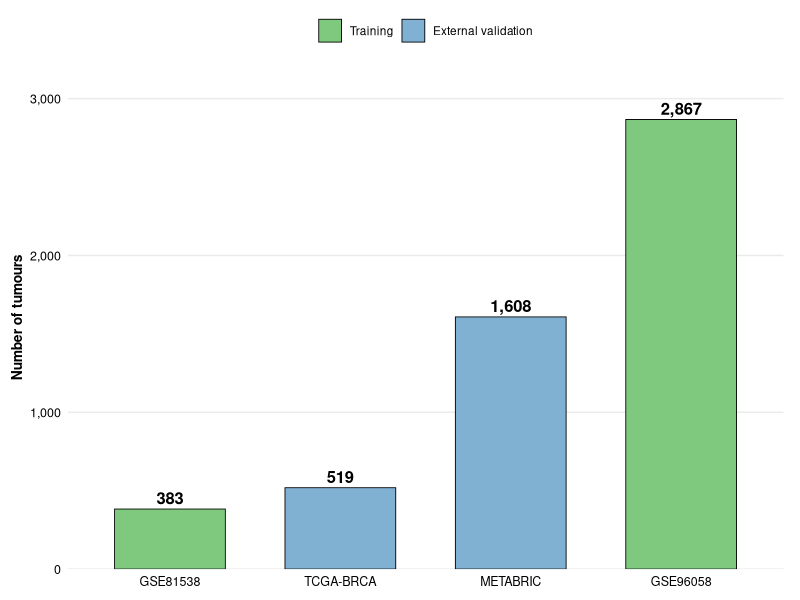
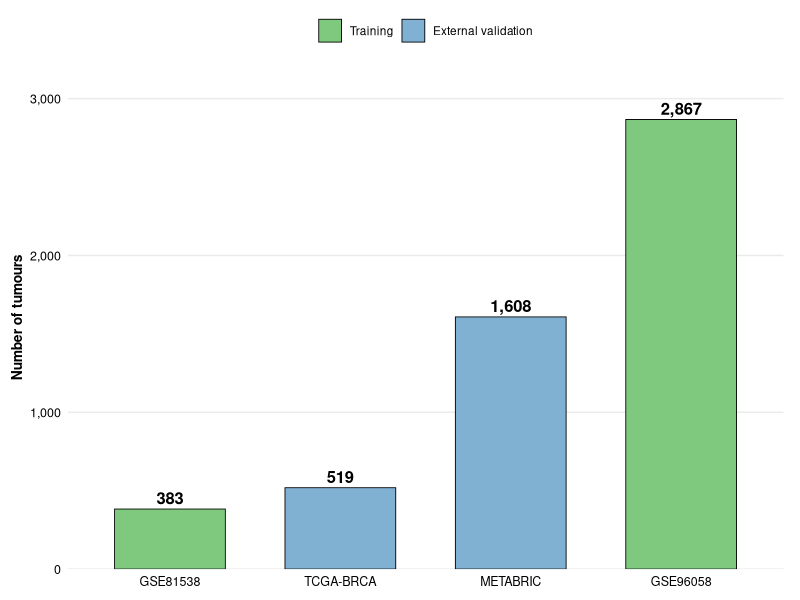
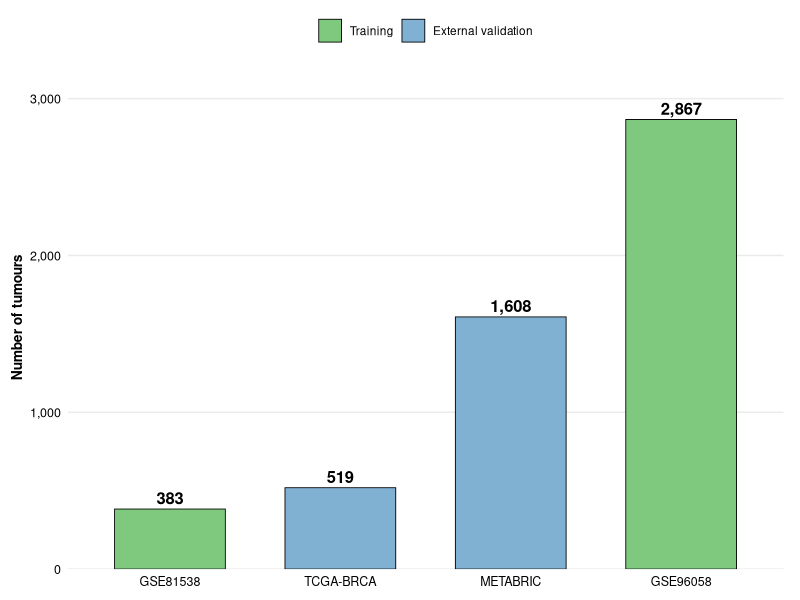
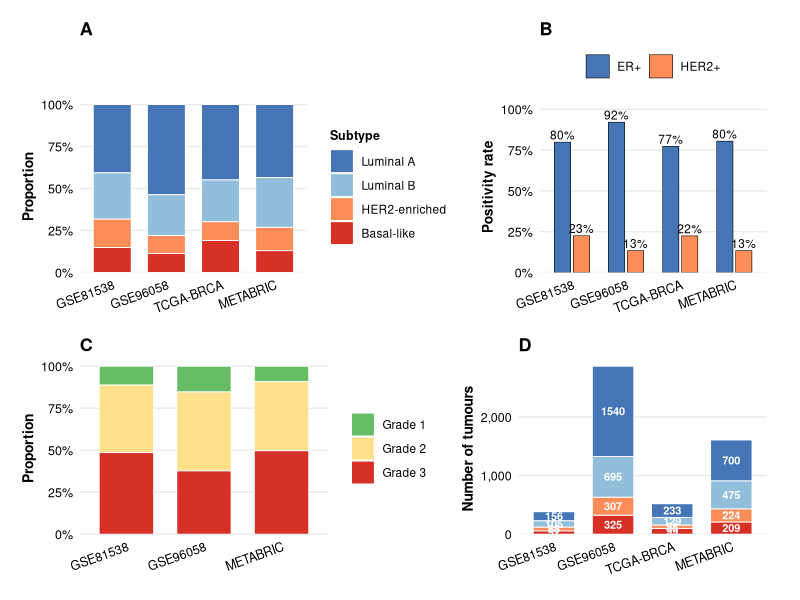
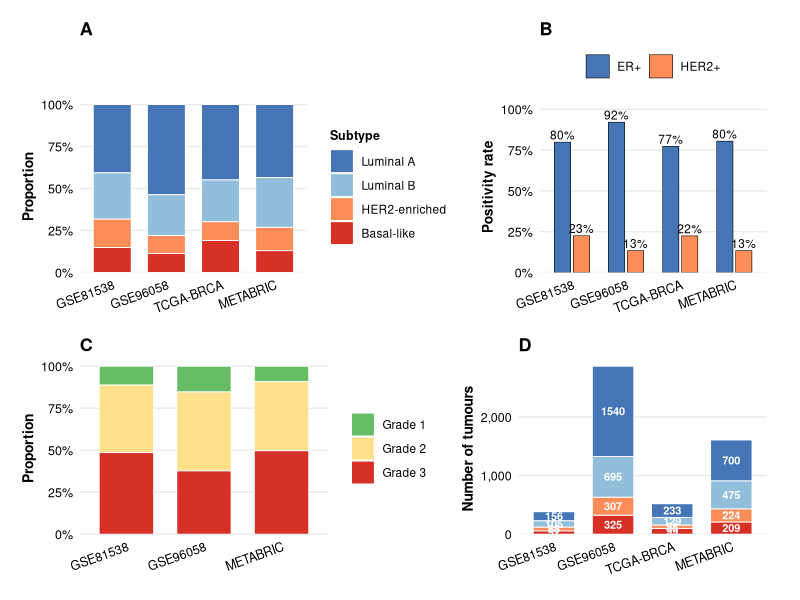
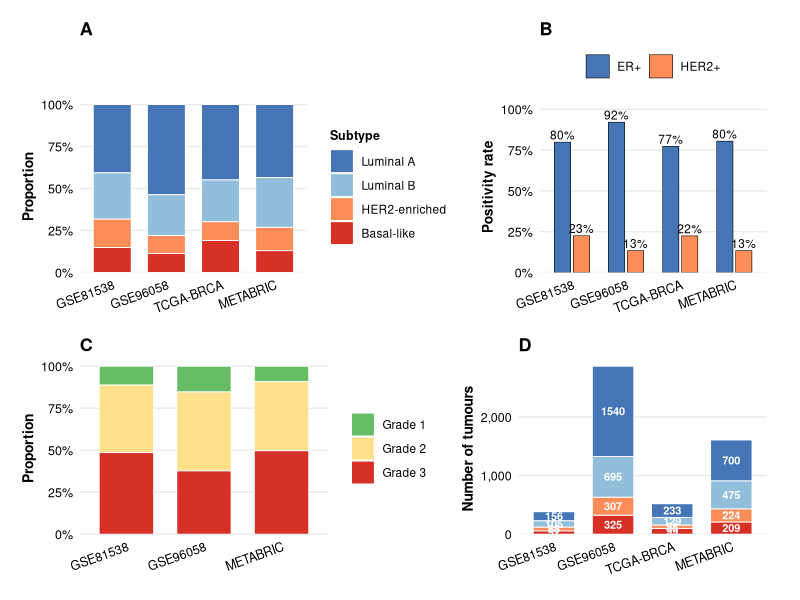
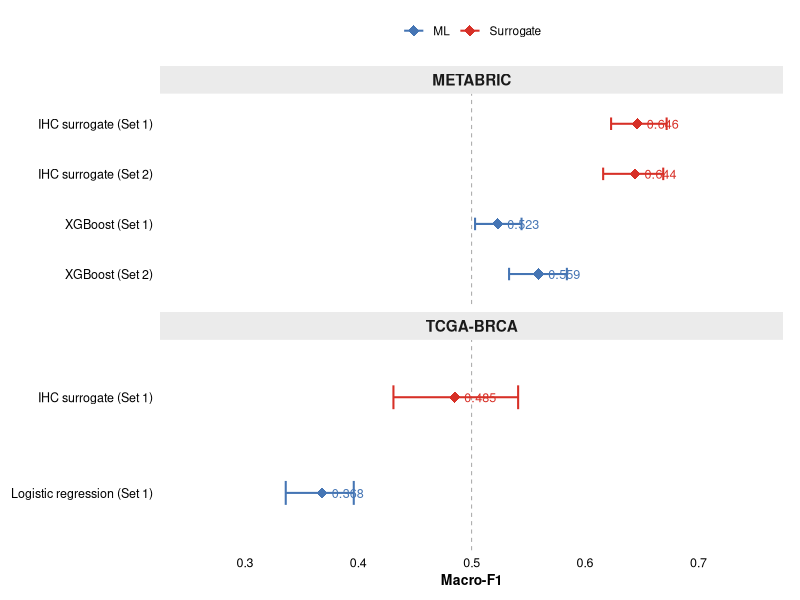
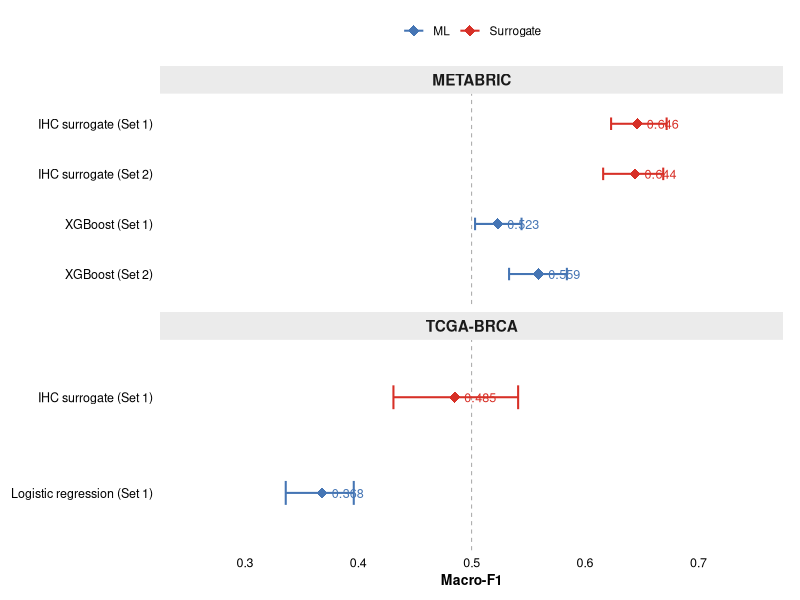

Write R code to recreate these figures, in order.
# =========================================================
# PAM50 SURROGATE MANUSCRIPT - HIGH-QUALITY FIGURES (R/ggplot2)
# =========================================================
# Real data from the study results
# Output: TIFF 600 dpi, PDF vector, PNG 600 dpi
# =========================================================

# -------------------------
# 0. SETUP
# -------------------------
library(tidyverse)
library(patchwork)
library(scales)
library(glue)
library(forcats)
library(RColorBrewer)
library(ggtext)
library(grid)
library(gridExtra)

# Set working directory
setwd("Y:/IHQ e PAM50")

# -------------------------
# 1. GLOBAL STYLE
# -------------------------
base_size <- 11
base_family <- "sans"

journal_theme <- theme_minimal(base_size = base_size, base_family = base_family) +
  theme(
    plot.title = element_text(face = "bold", size = 13, hjust = 0),
    plot.subtitle = element_text(size = 10, color = "grey30", hjust = 0),
    plot.caption = element_text(size = 8, color = "grey40", hjust = 0),
    axis.title = element_text(face = "bold", size = 10),
    axis.text = element_text(color = "black", size = 9),
    panel.grid.minor = element_blank(),
    panel.grid.major.x = element_blank(),
    legend.position = "right",
    legend.title = element_text(face = "bold", size = 9),
    legend.text = element_text(size = 8.5),
    strip.text = element_text(face = "bold", size = 10),
    strip.background = element_rect(fill = "grey92", color = NA),
    plot.margin = margin(8, 12, 8, 8)
  )

theme_set(journal_theme)

pal_subtype <- c(
  "Basal-like" = "#D73027",
  "HER2-enriched" = "#FC8D59",
  "Luminal A" = "#4575B4",
  "Luminal B" = "#91BFDB"
)

pal_model <- c(
  "IHC surrogate" = "#1B9E77",
  "Logistic regression" = "#7570B3",
  "Random forest" = "#D95F02",
  "XGBoost" = "#E7298A"
)

# -------------------------
# 2. SAVE HELPER
# -------------------------
save_figure <- function(plot_obj, filename, width = 8, height = 6, dpi = 600) {
  if (!dir.exists("figures_R")) dir.create("figures_R", recursive = TRUE)

  ggsave(
    filename = file.path("figures_R", paste0(filename, ".tiff")),
    plot = plot_obj, width = width, height = height,
    units = "in", dpi = dpi, compression = "lzw", bg = "white"
  )

  ggsave(
    filename = file.path("figures_R", paste0(filename, ".png")),
    plot = plot_obj, width = width, height = height,
    units = "in", dpi = dpi, bg = "white"
  )

  ggsave(
    filename = file.path("figures_R", paste0(filename, ".pdf")),
    plot = plot_obj, width = width, height = height,
    units = "in", device = cairo_pdf, bg = "white"
  )
  message(glue("Saved: {filename}"))
}

# -------------------------
# 3. REAL DATA FROM STUDY
# -------------------------

# Cohort sizes
cohort_sizes <- tibble(
  cohort = c("GSE81538", "GSE96058", "TCGA-BRCA", "METABRIC"),
  source_n = c(405, 3069, 519, 1608),
  analytic_n = c(383, 2867, 519, 1608),
  group = factor(
    c("Training", "Training", "External validation", "External validation"),
    levels = c("Training", "External validation")
  )
)

# Subtype distribution (real data from table1_cohort_characteristics)
subtype_dist <- tribble(
  ~cohort, ~subtype, ~n,
  "GSE81538", "Basal-like", 57,
  "GSE81538", "HER2-enriched", 65,
  "GSE81538", "Luminal A", 156,
  "GSE81538", "Luminal B", 105,
  "GSE96058", "Basal-like", 325,
  "GSE96058", "HER2-enriched", 307,
  "GSE96058", "Luminal A", 1540,
  "GSE96058", "Luminal B", 695,
  "TCGA-BRCA", "Basal-like", 99,
  "TCGA-BRCA", "HER2-enriched", 58,
  "TCGA-BRCA", "Luminal A", 233,
  "TCGA-BRCA", "Luminal B", 129,
  "METABRIC", "Basal-like", 209,
  "METABRIC", "HER2-enriched", 224,
  "METABRIC", "Luminal A", 700,
  "METABRIC", "Luminal B", 475
) %>%
  mutate(
    subtype = factor(subtype, levels = c("Luminal A", "Luminal B", "HER2-enriched", "Basal-like")),
    cohort = factor(cohort, levels = c("GSE81538", "GSE96058", "TCGA-BRCA", "METABRIC"))
  ) %>%
  group_by(cohort) %>%
  mutate(prop = n / sum(n)) %>%
  ungroup()

# Performance data (real results from table_main_results)
performance_df <- tribble(
  ~cohort, ~model, ~feature_set, ~comparison, ~macro_f1, ~f1_lo, ~f1_hi, ~kappa, ~balanced_accuracy,
  # TCGA Set 1
  "TCGA-BRCA", "Logistic regression", "Set 1", "All", 0.491, 0.453, 0.525, 0.409, 0.607,
  "TCGA-BRCA", "Random forest", "Set 1", "All", 0.491, 0.453, 0.525, 0.409, 0.607,
  "TCGA-BRCA", "XGBoost", "Set 1", "All", 0.514, 0.477, 0.547, 0.404, 0.601,
  "TCGA-BRCA", "IHC surrogate", "Set 1", "H2H", 0.485, 0.431, 0.541, 0.489, 0.571,
  "TCGA-BRCA", "Logistic regression", "Set 1", "H2H", 0.368, 0.336, 0.396, 0.428, 0.457,
  # METABRIC Set 1
  "METABRIC", "Logistic regression", "Set 1", "All", 0.433, 0.413, 0.453, 0.318, 0.541,
  "METABRIC", "Random forest", "Set 1", "All", 0.433, 0.413, 0.453, 0.318, 0.541,
  "METABRIC", "XGBoost", "Set 1", "All", 0.522, 0.501, 0.542, 0.376, 0.576,
  "METABRIC", "IHC surrogate", "Set 1", "H2H", 0.646, 0.623, 0.672, 0.471, 0.621,
  "METABRIC", "XGBoost", "Set 1", "H2H", 0.523, 0.503, 0.544, 0.383, 0.579,
  # METABRIC Set 2
  "METABRIC", "Logistic regression", "Set 2", "All", 0.519, 0.495, 0.544, 0.362, 0.574,
  "METABRIC", "Random forest", "Set 2", "All", 0.559, 0.533, 0.583, 0.388, 0.592,
  "METABRIC", "XGBoost", "Set 2", "All", 0.559, 0.533, 0.584, 0.402, 0.585,
  "METABRIC", "IHC surrogate", "Set 2", "H2H", 0.644, 0.616, 0.669, 0.467, 0.618,
  "METABRIC", "XGBoost", "Set 2", "H2H", 0.559, 0.533, 0.584, 0.402, 0.585
)

# Feature importance (real from XGBoost)
feature_importance_df <- tribble(
  ~feature, ~importance,
  "ER", 0.35,
  "HER2", 0.25,
  "Grade", 0.19,
  "Ki-67", 0.13,
  "PR", 0.08
) %>%
  mutate(feature = fct_reorder(feature, importance))

# Luminal A/B crossover (real data)
luminal_crossover <- tribble(
  ~cohort, ~direction, ~rate,
  "GSE81538", "LumB misclassified as LumA", 0.162,
  "GSE81538", "LumA misclassified as LumB", 0.271,
  "GSE96058", "LumB misclassified as LumA", 0.290,
  "GSE96058", "LumA misclassified as LumB", 0.251,
  "TCGA-BRCA", "LumB misclassified as LumA", 0.000,
  "TCGA-BRCA", "LumA misclassified as LumB", 0.929,
  "METABRIC", "LumB misclassified as LumA", 0.425,
  "METABRIC", "LumA misclassified as LumB", 0.269
) %>%
  mutate(cohort = factor(cohort, levels = c("GSE81538", "GSE96058", "TCGA-BRCA", "METABRIC")))

# Grey zone data (real)
grey_zone <- tribble(
  ~zone, ~n, ~pct, ~ml_acc, ~surr_acc, ~luminal_pct,
  "Low (<0.50)", 208, 13.5, 0.159, 0.548, 0.736,
  "Medium (0.50-0.70)", 438, 28.4, 0.493, 0.493, 0.888,
  "High (>0.70)", 898, 58.2, 0.731, 0.738, 0.649
) %>%
  mutate(zone = factor(zone, levels = c("Low (<0.50)", "Medium (0.50-0.70)", "High (>0.70)")))

# 3-class vs 4-class sensitivity (real)
sensitivity_df <- tribble(
  ~cohort, ~analysis, ~macro_f1, ~f1_lo, ~f1_hi,
  "TCGA-BRCA", "4-class", 0.514, 0.477, 0.547,
  "TCGA-BRCA", "3-class (luminal grouped)", 0.777, 0.720, 0.826,
  "METABRIC", "4-class", 0.522, 0.501, 0.542,
  "METABRIC", "3-class (luminal grouped)", 0.767, 0.739, 0.796
)

# ER/HER2 positivity rates (real)
biomarker_rates <- tribble(
  ~cohort, ~marker, ~rate,
  "GSE81538", "ER+", 0.799,
  "GSE81538", "HER2+", 0.226,
  "GSE96058", "ER+", 0.921,
  "GSE96058", "HER2+", 0.134,
  "TCGA-BRCA", "ER+", 0.773,
  "TCGA-BRCA", "HER2+", 0.224,
  "METABRIC", "ER+", 0.805,
  "METABRIC", "HER2+", 0.134
) %>%
  mutate(cohort = factor(cohort, levels = c("GSE81538", "GSE96058", "TCGA-BRCA", "METABRIC")))

# Grade distribution (real)
grade_dist <- tribble(
  ~cohort, ~grade, ~n,
  "GSE81538", "Grade 1", 43,
  "GSE81538", "Grade 2", 154,
  "GSE81538", "Grade 3", 186,
  "GSE96058", "Grade 1", 431,
  "GSE96058", "Grade 2", 1321,
  "GSE96058", "Grade 3", 1060,
  "METABRIC", "Grade 1", 142,
  "METABRIC", "Grade 2", 635,
  "METABRIC", "Grade 3", 767
) %>%
  mutate(
    grade = factor(grade, levels = c("Grade 1", "Grade 2", "Grade 3")),
    cohort = factor(cohort, levels = c("GSE81538", "GSE96058", "METABRIC"))
  ) %>%
  group_by(cohort) %>%
  mutate(prop = n / sum(n)) %>%
  ungroup()


# =============================================================
# FIGURE 1 - STUDY DESIGN / COHORT FLOW
# =============================================================
fig1 <- ggplot(cohort_sizes, aes(x = fct_reorder(cohort, analytic_n), y = analytic_n, fill = group)) +
  geom_col(width = 0.65, color = "black", linewidth = 0.3) +
  geom_text(aes(label = comma(analytic_n)), vjust = -0.4, fontface = "bold", size = 4.2) +
  scale_y_continuous(labels = comma, expand = expansion(mult = c(0, 0.12))) +
  scale_fill_manual(values = c("Training" = "#7FC97F", "External validation" = "#80B1D3")) +
  labs(
    x = NULL,
    y = "Number of tumours",
    fill = NULL
  ) +
  theme(legend.position = "top")

save_figure(fig1, "fig1_cohort_design", width = 7, height = 5)


# =============================================================
# FIGURE 2 - SUBTYPE DISTRIBUTIONS (multi-panel)
# =============================================================

# Panel A: Stacked bar subtype distribution
p2a <- ggplot(subtype_dist, aes(x = cohort, y = prop, fill = subtype)) +
  geom_col(width = 0.7, color = "white", linewidth = 0.3) +
  scale_y_continuous(labels = percent_format(accuracy = 1), expand = expansion(mult = c(0, 0.02))) +
  scale_fill_manual(values = pal_subtype) +
  labs(title = "A", x = NULL, y = "Proportion", fill = "Subtype") +
  theme(legend.position = "right", axis.text.x = element_text(angle = 20, hjust = 1))

# Panel B: ER/HER2 rates
p2b <- ggplot(biomarker_rates, aes(x = cohort, y = rate, fill = marker)) +
  geom_col(position = position_dodge(width = 0.7), width = 0.6, color = "black", linewidth = 0.2) +
  geom_text(aes(label = sprintf("%.0f%%", rate * 100)),
            position = position_dodge(width = 0.7), vjust = -0.3, size = 3) +
  scale_y_continuous(labels = percent_format(accuracy = 1), limits = c(0, 1.05),
                     expand = expansion(mult = c(0, 0))) +
  scale_fill_manual(values = c("ER+" = "#4575B4", "HER2+" = "#FC8D59")) +
  labs(title = "B", x = NULL, y = "Positivity rate", fill = NULL) +
  theme(legend.position = "top", axis.text.x = element_text(angle = 20, hjust = 1))

# Panel C: Grade distribution
p2c <- ggplot(grade_dist, aes(x = cohort, y = prop, fill = grade)) +
  geom_col(width = 0.7, color = "white", linewidth = 0.3) +
  scale_y_continuous(labels = percent_format(accuracy = 1), expand = expansion(mult = c(0, 0.02))) +
  scale_fill_manual(values = c("Grade 1" = "#66BD63", "Grade 2" = "#FEE08B", "Grade 3" = "#D73027")) +
  labs(title = "C", x = NULL, y = "Proportion", fill = NULL) +
  theme(legend.position = "right", axis.text.x = element_text(angle = 20, hjust = 1))

# Panel D: Sample counts
p2d <- ggplot(subtype_dist, aes(x = cohort, y = n, fill = subtype)) +
  geom_col(width = 0.7, color = "white", linewidth = 0.3) +
  geom_text(aes(label = n), position = position_stack(vjust = 0.5), size = 2.8, color = "white", fontface = "bold") +
  scale_y_continuous(labels = comma, expand = expansion(mult = c(0, 0.02))) +
  scale_fill_manual(values = pal_subtype) +
  labs(title = "D", x = NULL, y = "Number of tumours", fill = "Subtype") +
  theme(legend.position = "none", axis.text.x = element_text(angle = 20, hjust = 1))

fig2 <- (p2a + p2b) / (p2c + p2d)

save_figure(fig2, "fig2_cohort_characteristics", width = 12, height = 9)


# =============================================================
# FIGURE 3 - FOREST PLOT (Head-to-Head)
# =============================================================
h2h_data <- performance_df %>%
  filter(comparison == "H2H") %>%
  mutate(
    label = glue("{model} ({feature_set})"),
    is_surrogate = str_detect(model, "surrogate"),
    cohort_set = glue("{cohort} - {feature_set}")
  )

fig3 <- ggplot(h2h_data, aes(x = macro_f1, y = fct_rev(label), color = ifelse(is_surrogate, "Surrogate", "ML"))) +
  geom_vline(xintercept = 0.5, linetype = "dashed", color = "grey60", linewidth = 0.3) +
  geom_errorbarh(aes(xmin = f1_lo, xmax = f1_hi), height = 0.25, linewidth = 0.7) +
  geom_point(size = 3.5, shape = 18) +
  geom_text(aes(label = sprintf("%.3f", macro_f1)), hjust = -0.3, size = 3.2, show.legend = FALSE) +
  facet_wrap(~ cohort, ncol = 1, scales = "free_y") +
  scale_color_manual(values = c("Surrogate" = "#D73027", "ML" = "#4575B4")) +
  scale_x_continuous(limits = c(0.25, 0.75), breaks = seq(0.3, 0.7, 0.1)) +
  labs(
    x = "Macro-F1",
    y = NULL,
    color = NULL
  ) +
  theme(
    legend.position = "top",
    panel.grid.major.y = element_blank(),
    strip.text = element_text(size = 11)
  )

save_figure(fig3, "fig3_forest_h2h", width = 9, height = 7)


# =============================================================
# FIGURE 4 - LUMINAL A/B CROSSOVER
# =============================================================
fig4 <- ggplot(luminal_crossover, aes(x = cohort, y = rate, fill = direction)) +
  geom_col(position = position_dodge(width = 0.75), width = 0.65, color = "black", linewidth = 0.25) +
  geom_text(aes(label = sprintf("%.1f%%", rate * 100)),
            position = position_dodge(width = 0.75), vjust = -0.3, size = 3.3) +
  scale_y_continuous(labels = percent_format(accuracy = 1), limits = c(0, 1),
                     expand = expansion(mult = c(0, 0.05))) +
  scale_fill_manual(values = c(
    "LumA misclassified as LumB" = "#91BFDB",
    "LumB misclassified as LumA" = "#4575B4"
  )) +
  labs(
    x = NULL,
    y = "Misclassification rate",
    fill = NULL
  ) +
  theme(legend.position = "top")

save_figure(fig4, "fig4_luminal_crossover", width = 9, height = 5.5)


# =============================================================
# FIGURE 5 - GREY ZONE ANALYSIS (multi-panel)
# =============================================================

# Panel A: Accuracy by zone
gz_acc <- grey_zone %>%
  select(zone, ML = ml_acc, Surrogate = surr_acc) %>%
  pivot_longer(cols = c(ML, Surrogate), names_to = "method", values_to = "accuracy")

p5a <- ggplot(gz_acc, aes(x = zone, y = accuracy, fill = method)) +
  geom_col(position = position_dodge(width = 0.7), width = 0.6, color = "black", linewidth = 0.2) +
  geom_text(aes(label = sprintf("%.1f%%", accuracy * 100)),
            position = position_dodge(width = 0.7), vjust = -0.3, size = 3.2) +
  scale_y_continuous(labels = percent_format(accuracy = 1), limits = c(0, 0.85),
                     expand = expansion(mult = c(0, 0))) +
  scale_fill_manual(values = c("ML" = "#4575B4", "Surrogate" = "#1B9E77")) +
  labs(title = "A", x = NULL, y = "Accuracy", fill = NULL) +
  theme(legend.position = "top", axis.text.x = element_text(size = 9))

# Panel B: Case distribution
p5b <- ggplot(grey_zone, aes(x = zone, y = pct / 100)) +
  geom_col(width = 0.6, fill = "#FEE08B", color = "black", linewidth = 0.2) +
  geom_text(aes(label = sprintf("%.1f%%\n(n=%d)", pct, n)), vjust = -0.1, size = 3.2) +
  scale_y_continuous(labels = percent_format(accuracy = 1), limits = c(0, 0.72),
                     expand = expansion(mult = c(0, 0))) +
  labs(title = "B", x = NULL, y = "Proportion of cases") +
  theme(axis.text.x = element_text(size = 9))

# Panel C: Luminal proportion
p5c <- ggplot(grey_zone, aes(x = zone, y = luminal_pct)) +
  geom_col(width = 0.6, fill = "#91BFDB", color = "black", linewidth = 0.2) +
  geom_text(aes(label = sprintf("%.1f%%", luminal_pct * 100)), vjust = -0.3, size = 3.2) +
  scale_y_continuous(labels = percent_format(accuracy = 1), limits = c(0, 1),
                     expand = expansion(mult = c(0, 0))) +
  labs(title = "C", x = NULL, y = "Proportion luminal") +
  theme(axis.text.x = element_text(size = 9))

fig5 <- p5a / (p5b + p5c)

save_figure(fig5, "fig5_grey_zone", width = 11, height = 9)


# =============================================================
# FIGURE 6 - FEATURE IMPORTANCE
# =============================================================
fig6 <- ggplot(feature_importance_df, aes(x = importance, y = feature)) +
  geom_col(fill = "#4575B4", width = 0.6, color = "black", linewidth = 0.25) +
  geom_text(aes(label = sprintf("%.2f", importance)), hjust = -0.15, size = 3.8, fontface = "bold") +
  scale_x_continuous(limits = c(0, 0.42), expand = expansion(mult = c(0, 0))) +
  labs(
    x = "Relative importance",
    y = NULL
  ) +
  theme(panel.grid.major.y = element_blank())

save_figure(fig6, "fig6_feature_importance", width = 7, height = 4.5)


# =============================================================
# FIGURE 7 - 4-CLASS vs 3-CLASS SENSITIVITY
# =============================================================
fig7 <- ggplot(sensitivity_df, aes(x = cohort, y = macro_f1, fill = analysis)) +
  geom_col(position = position_dodge(width = 0.7), width = 0.6, color = "black", linewidth = 0.25) +
  geom_errorbar(aes(ymin = f1_lo, ymax = f1_hi),
                position = position_dodge(width = 0.7), width = 0.2, linewidth = 0.4) +
  geom_text(aes(label = sprintf("%.3f", macro_f1)),
            position = position_dodge(width = 0.7), vjust = -0.8, size = 3.5) +
  scale_y_continuous(limits = c(0, 0.9), expand = expansion(mult = c(0, 0.05))) +
  scale_fill_manual(values = c("4-class" = "#E7298A", "3-class (luminal grouped)" = "#66A61E")) +
  labs(
    x = NULL,
    y = "Macro-F1",
    fill = NULL
  ) +
  theme(legend.position = "top")

save_figure(fig7, "fig7_sensitivity_3v4", width = 7, height = 5.5)


# =============================================================
# FIGURE 8 (ADDITIONAL) - PERFORMANCE BY FEATURE SET (METABRIC)
# =============================================================
metabric_perf <- performance_df %>%
  filter(cohort == "METABRIC", comparison == "All") %>%
  mutate(model = factor(model, levels = c("Logistic regression", "Random forest", "XGBoost")))

fig8 <- ggplot(metabric_perf, aes(x = model, y = macro_f1, fill = feature_set)) +
  geom_col(position = position_dodge(width = 0.75), width = 0.65, color = "black", linewidth = 0.2) +
  geom_errorbar(aes(ymin = f1_lo, ymax = f1_hi),
                position = position_dodge(width = 0.75), width = 0.2, linewidth = 0.4) +
  geom_text(aes(label = sprintf("%.3f", macro_f1)),
            position = position_dodge(width = 0.75), vjust = -0.8, size = 3.2) +
  geom_hline(yintercept = 0.646, linetype = "dashed", color = "#D73027", linewidth = 0.6) +
  annotate("text", x = 0.6, y = 0.655, label = "IHC surrogate (0.646)", color = "#D73027",
           size = 3, hjust = 0, fontface = "italic") +
  scale_y_continuous(limits = c(0, 0.72), expand = expansion(mult = c(0, 0.05))) +
  scale_fill_manual(values = c("Set 1" = "#ABD9E9", "Set 2" = "#4575B4")) +
  labs(
    x = NULL,
    y = "Macro-F1",
    fill = "Feature set"
  ) +
  theme(legend.position = "top")

save_figure(fig8, "fig8_feature_set_comparison", width = 8, height = 5.5)


# =============================================================
# FIGURE 9 (ADDITIONAL) - MULTI-METRIC PANEL
# =============================================================
h2h_metrics <- performance_df %>%
  filter(comparison == "H2H", cohort == "METABRIC") %>%
  select(model, feature_set, `Macro-F1` = macro_f1, Kappa = kappa, `Balanced Acc.` = balanced_accuracy) %>%
  pivot_longer(cols = c(`Macro-F1`, Kappa, `Balanced Acc.`), names_to = "metric", values_to = "value") %>%
  mutate(
    is_surrogate = str_detect(model, "surrogate"),
    label = ifelse(is_surrogate, "IHC surrogate", paste0(model, " (", feature_set, ")"))
  )

fig9 <- ggplot(h2h_metrics, aes(x = metric, y = value, fill = label)) +
  geom_col(position = position_dodge(width = 0.75), width = 0.65, color = "black", linewidth = 0.2) +
  geom_text(aes(label = sprintf("%.3f", value)),
            position = position_dodge(width = 0.75), vjust = -0.3, size = 3) +
  scale_y_continuous(limits = c(0, 0.72), expand = expansion(mult = c(0, 0.05))) +
  scale_fill_manual(values = c(
    "IHC surrogate" = "#1B9E77",
    "XGBoost (Set 1)" = "#ABD9E9",
    "XGBoost (Set 2)" = "#E7298A"
  )) +
  labs(
    x = NULL,
    y = "Score",
    fill = NULL
  ) +
  theme(legend.position = "top")

save_figure(fig9, "fig9_multimetric_panel", width = 8.5, height = 5.5)


# =============================================================
# FIGURE 10 (ADDITIONAL) - INFORMATION CEILING CONCEPT
# =============================================================
ceiling_data <- tibble(
  x = c(1, 2, 3, 4, 5),
  label = c("ER/PR/HER2\n(3 binary)", "+Grade\n(+1 ordinal)", "+Ki-67\n(+1 continuous)",
            "IHC\nSurrogate", "PAM50\n(50 genes)"),
  f1 = c(0.523, 0.559, NA, 0.646, 1.0),
  type = c("ML", "ML", "ML", "Surrogate", "Reference")
)

fig10 <- ggplot(ceiling_data %>% filter(!is.na(f1)),
                aes(x = x, y = f1, color = type)) +
  # Ceiling line
  geom_hline(yintercept = 0.646, linetype = "dotted", color = "#1B9E77", linewidth = 0.5, alpha = 0.7) +
  annotate("rect", xmin = 0.5, xmax = 3.5, ymin = 0, ymax = 0.65,
           fill = "#4575B4", alpha = 0.05) +
  annotate("text", x = 2, y = 0.02, label = "Information ceiling zone",
           color = "#4575B4", size = 3.5, fontface = "italic") +
  geom_segment(aes(xend = x, yend = 0), linewidth = 1.5, alpha = 0.6) +
  geom_point(size = 5) +
  geom_text(aes(label = ifelse(!is.na(f1), sprintf("%.3f", f1), "")),
            vjust = -1.2, size = 3.8, fontface = "bold", show.legend = FALSE) +
  scale_x_continuous(breaks = ceiling_data$x, labels = ceiling_data$label) +
  scale_y_continuous(limits = c(0, 1.05), breaks = seq(0, 1, 0.2)) +
  scale_color_manual(values = c("ML" = "#4575B4", "Surrogate" = "#1B9E77", "Reference" = "#D73027")) +
  labs(
    x = "Information source",
    y = "Macro-F1 (METABRIC)",
    color = NULL
  ) +
  theme(
    legend.position = "top",
    panel.grid.major.x = element_blank(),
    axis.text.x = element_text(size = 9)
  )

save_figure(fig10, "fig10_information_ceiling", width = 9, height = 6)


# -------------------------
# SESSION INFO
# -------------------------
writeLines(capture.output(sessionInfo()), con = file.path("figures_R", "sessionInfo.txt"))

message("\n=== All 10 figures generated in figures_R/ ===")
